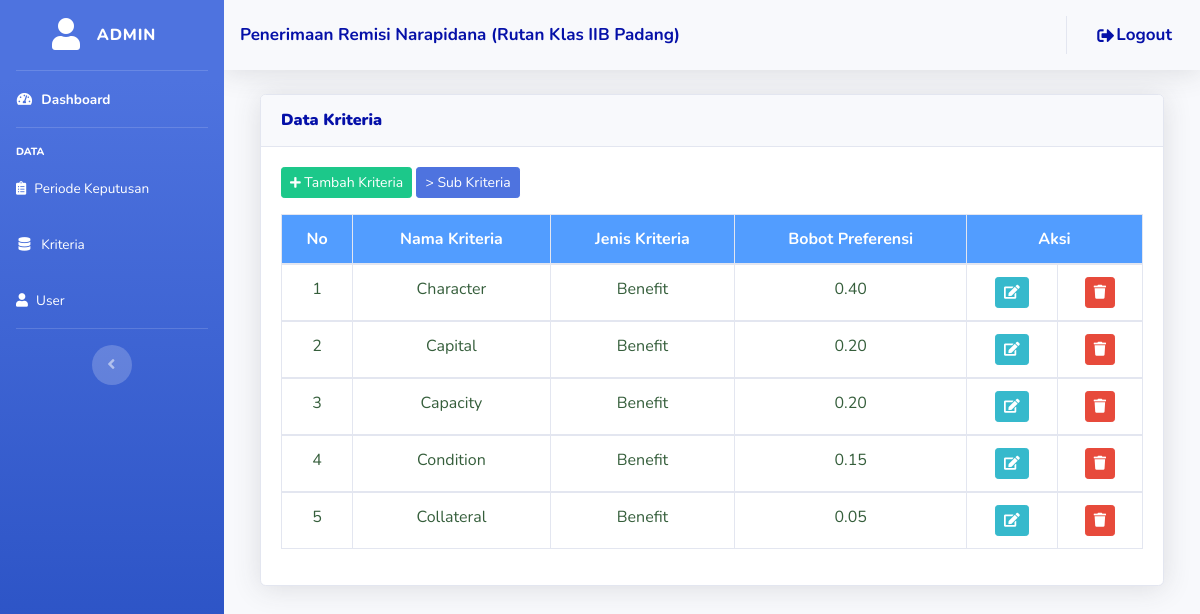
The page /admin/data_kriteria.php (signed in) on the database as committed earlier.
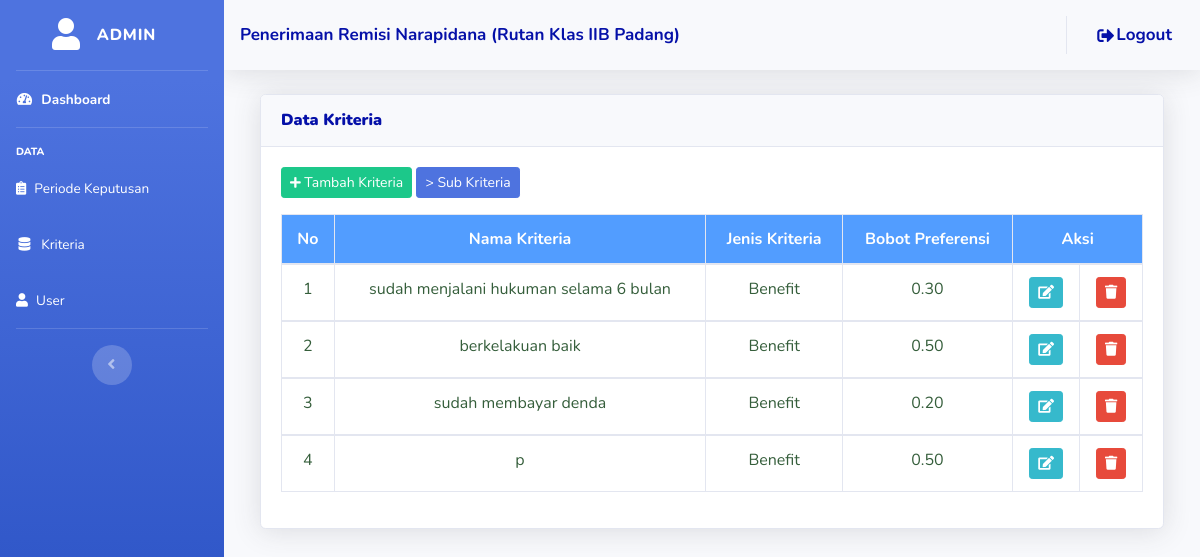
The same page on the database as committed later.
### tables this page shows
CREATE TABLE `tbl_kriteria` (
  `id_kriteria` int(11) NOT NULL,
  `nama_kriteria` varchar(255) NOT NULL,
  `jenis_kriteria` varchar(255) NOT NULL,
  `bobot` double(4,2) NOT NULL
);

### admin/data_kriteria.php (the view, shortened to what this page needs)
<?php
	include ("style/header.php");
	include ("style/sidebarawal.php");
	$currentPage = isset($_GET['page']) ? intval($_GET['page']) : 1;
?>
<div class="container-fluid">
	<div class="col-lg-12">
		<div class="card shadow mt-3 mb-3">
			<div class="card-header py-3">
				<h6 class="m-0 font-weight-bold" style="color: #0510a8"><b>Data Kriteria</b>
			</div>
			<div class="card-body">
		<button class="btn btn-sm btn-success mb-3" data-toggle="modal" data-target="#tambah_bank"><i class="fas fa-plus fa-sm"></i> Tambah Kriteria</button>
		<a href="sub_kriteria.php" class="btn btn-sm btn-primary mb-3"> > Sub Kriteria</a>
        <div class="table-responsive">
				<table class="table table-bordered">
					<thead>
						<tr align="center" style="background-color: #529dff; color: #ffff">
							<th>No</th>
							<th>Nama Kriteria</th>
							<th>Jenis Kriteria</th>
							<th>Bobot Preferensi</th>
              <th colspan="2">Aksi</th>
						</tr>
					</thead>
					<?php
						include("../config/koneksi.php");
						$no=1;
						$sql = mysqli_query($konek, "SELECT * FROM tbl_kriteria");
						while($array = mysqli_fetch_assoc($sql)){
					?>
					<tbody>
						<tr style="color: #355E3B" align="center">
							<td><?php echo $no++; ?></td>
							<td><?php echo $array['nama_kriteria']; ?></td>
							<td><?php echo $array['jenis_kriteria']; ?></td>
							<td><?php echo $array['bobot']; ?></td>
              <td>
                <a href="edit_kriteria.php?id=<?php echo $array['id_kriteria']; ?>"><i class="btn btn-info btn-sm"><span class="fas fa-edit"></span></i></a>
              </td>
					<td align="center">
                <a href="hapus_kriteria.php?id=<?php echo $array['id_kriteria']; ?>&page=<?php echo $currentPage; ?>"><i class="btn btn-danger btn-sm" onclick="return confirm('Apakah Data Kriteria ini akan dihapus?')"><span class="fas fa-trash"></span></i></a></td>
						</tr>
					</tbody>
					<?php
					}
					?>
				</table>
      </div>
			</div>
</div>
		</div>
	</div>
</div>
<?php
	include ("style/footer.php");
?>

### admin/style/header.php (shortened to what this page needs)
<!DOCTYPE html>
<html lang="en">
<head>
  <link href="../assets/vendor/fontawesome-free/css/all.min.css" rel="stylesheet" type="text/css">
  <link href="../assets/css/sb-admin-2.min.css" rel="stylesheet">
</head>

### admin/style/sidebarawal.php (shortened to what this page needs)
<body id="page-top">
  <div id="wrapper">
    <ul class="navbar-nav bg-gradient-primary sidebar sidebar-dark accordion" id="accordionSidebar">
      <a class="sidebar-brand d-flex align-items-center justify-content-center" href="index.php">
        <div class="sidebar-brand-icon">
        <i class="fas fa-user" style="color: #ffff"></i>
        </div>
        <div class="sidebar-brand-text mx-3" style="color: #ffff"><?php echo $_SESSION['username']; ?></div>
      </a>
      <hr class="sidebar-divider my-0">
      <li class="nav-item active">
        <a class="nav-link" href="index.php">
          <i class="fas fa-fw fa-tachometer-alt" style="color: #ffff"></i>
          <span style="color: #ffff">Dashboard</span></a>
        </li>
        <hr class="sidebar-divider">
        <div class="sidebar-heading" style="color: #ffff">
          Data
        </div>
        <li class="nav-item">
          <a class="nav-link" href="periodekeputusan.php">
            <i class="fas fa-clipboard-list" style="color: #ffff"></i>
            <span style="color: #ffff">Periode Keputusan</span></a>
          <a class="nav-link" href="data_kriteria.php">
            <i class="fas fa-fw fa-database" style="color: #ffff"></i>
            <span style="color: #ffff">Kriteria</span></a>
          <a class="nav-link" href="data_user.php">
            <i class="fa fa-user" style="color: #ffff"></i>
            <span style="color: #ffff">User</span></a>
            </li>
                <hr class="sidebar-divider d-none d-md-block">
                <div class="text-center d-none d-md-inline">
                  <button class="rounded-circle border-0" id="sidebarToggle"></button>
                </div>
              </ul>
              <div id="content-wrapper" class="d-flex flex-column">
                <div id="content">
                  <nav class="navbar navbar-expand font-weight-bold topbar mb-4 static-top shadow" style="color: #0510a8; font-size: 17px" >
                  Penerimaan Remisi Narapidana (Rutan Klas IIB Padang)
                    <ul class="navbar-nav ml-auto">
                        <li class="nav-item">
                          <a class="nav-link" href="logout.php">
                            <i class="fas fa-fw fa-sign-out-alt" style="color: #0510a8"></i>
                            <span style="color: #0510a8">Logout</span></a>
                          </li>
                        </ul>
                      </nav>

### admin/style/footer.php (shortened to what this page needs)
</body>
</html>

Rows that differ between the two databases and show on the page:
removed tbl_kriteria: nama_kriteria "Character", jenis_kriteria "Benefit", bobot "0.40"
removed tbl_kriteria: nama_kriteria "Capital", jenis_kriteria "Benefit", bobot "0.20"
removed tbl_kriteria: nama_kriteria "Capacity", jenis_kriteria "Benefit", bobot "0.20"
removed tbl_kriteria: nama_kriteria "Condition", jenis_kriteria "Benefit", bobot "0.15"
removed tbl_kriteria: nama_kriteria "Collateral", jenis_kriteria "Benefit", bobot "0.05"
added tbl_kriteria: nama_kriteria "sudah menjalani hukuman selama 6 bulan", jenis_kriteria "Benefit", bobot "0.30"
added tbl_kriteria: nama_kriteria "berkelakuan baik", jenis_kriteria "Benefit", bobot "0.50"
added tbl_kriteria: nama_kriteria "sudah membayar denda", jenis_kriteria "Benefit", bobot "0.20"
added tbl_kriteria: nama_kriteria "p", jenis_kriteria "Benefit", bobot "0.50"
